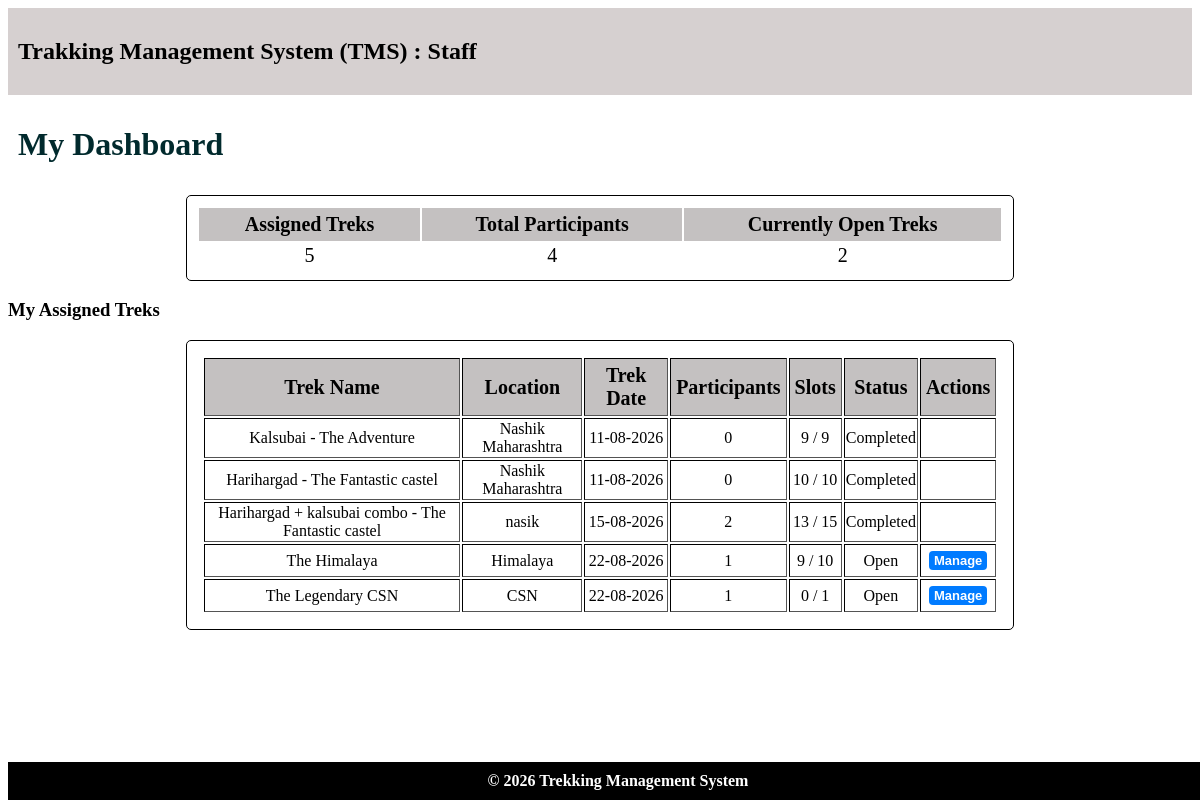
The page /staff/5 on the database as committed earlier.
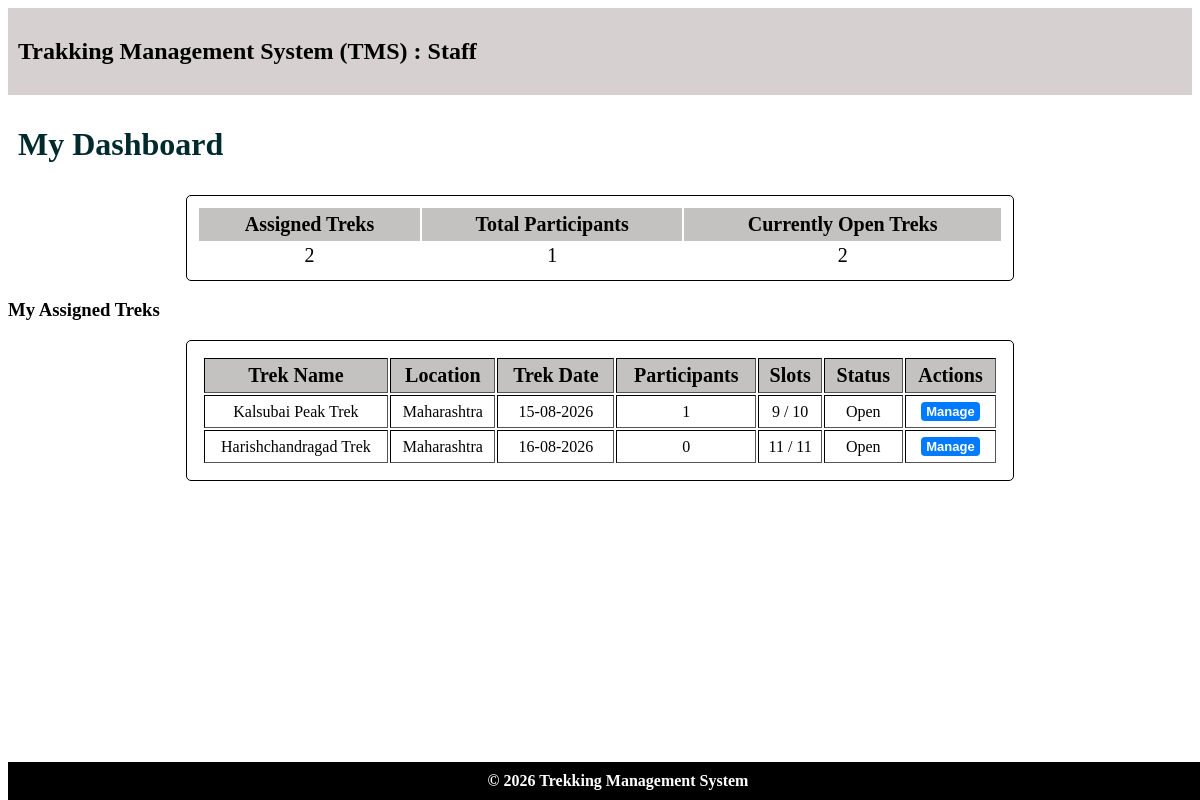
The same page on the database as committed later.
### models.py (models this page shows)
class Treks(db.Model):
    __tablename__ = "treks"
    trek_id = db.Column(db.Integer,primary_key=True)
    trek_name = db.Column(db.String, nullable=False)
    location = db.Column(db.String, nullable=False)
    duration_days = db.Column(db.Integer,nullable=False)
    total_slots = db.Column(db.Integer,nullable=False)
    avail_slots = db.Column(db.Integer,nullable=False)
    staff_id = db.Column(db.Integer,db.ForeignKey("staff_profiles.staff_id"),nullable=True)
    difficulty = db.Column(db.Integer,nullable=False, default=0)    # 0 = Easy, 1 = Moderate, 2 = Hard
    trek_status = db.Column(db.Integer,nullable=False,default=0)    # 0 = Pending, 1 = Approved, 2 = Open, 3 = Closed, 4 = Completed
    start_date = db.Column(db.Date,nullable=False)
    end_date = db.Column(db.Date, nullable=False)
    description = db.Column(db.String,nullable=False)
    bookings = db.relationship(
        "Bookings",
        cascade="all, delete",
        backref="treks"
    )

### controller.py (the view)
@app.route("/staff/<int:staff_id>")
def staff_dashboard(staff_id):
    staff = db.session.query(Staff_Profiles).filter(Staff_Profiles.staff_id == staff_id).first()
    if not staff:
        return "Staff not found."
    assigned_treks = db.session.query(Treks).filter(Treks.staff_id == staff_id,Treks.trek_status.in_([1,2,3,4])).all()
    assigned_count = len(assigned_treks)
    open_count = db.session.query(Treks).filter(Treks.staff_id == staff_id,Treks.trek_status == 2).count()
    total_participants = 0
    for trek in assigned_treks:
        total_participants += (trek.total_slots - trek.avail_slots)
    return render_template(
        "staff_dashboard.html",staff=staff,
        assigned_treks=assigned_treks,assigned_count=assigned_count,
        open_count=open_count,total_participants=total_participants)

### templates/staff_dashboard.html (shortened to what this page needs)
<!DOCTYPE html>
<html lang="en">
<head>
    <link rel="stylesheet" href="/static/main.css">
</head>
<body>
    <header>
        <h2>Trakking Management System (TMS) : Staff</h2>
    </header>
    <main>
        <h1>My Dashboard</h1>
        <table class="Dashboard">
            <tr><th>Assigned Treks</th><th>Total Participants</th><th>Currently Open Treks</th></tr>
            <tr><td>{{ assigned_count }}</td>
                <td>{{ total_participants }}</td>
                <td>{{ open_count }}</td></tr>
        </table>
        <h3>My Assigned Treks</h3>
        <table class="normal" border="1">
            <tr><th>Trek Name</th> <th>Location</th>   <th>Trek Date</th>   <th>Participants</th>   <th>Slots</th>   <th>Status</th>   <th>Actions</th></tr>
            {% for trek in assigned_treks %}
            <tr><td>{{ trek.trek_name }}</td>
                <td>{{ trek.location }}</td>
                <td>{{ trek.start_date.strftime('%d-%m-%Y') }}</td>
                <td>{{ trek.total_slots - trek.avail_slots }}</td>
                <td>{{ trek.avail_slots }} / {{ trek.total_slots }}</td>
                <td>
                    {% if trek.trek_status == 1 %}
                        Approved
                    {% elif trek.trek_status == 2 %}
                        Open
                    {% elif trek.trek_status == 3 %}
                        Closed
                    {% elif trek.trek_status == 4 %}
                        Completed
                    {% endif %}
                </td>
                <td>
                    {% if trek.trek_status==1 %}
                    <a href="{{ url_for('open_trek',trek_id=trek.trek_id,staff_id=staff.staff_id) }}"
                    class="btn-link btn-done">Open</a>
                    {% elif trek.trek_status in [2,3] %}
                    <a href="{{ url_for('staff_trek',trek_id=trek.trek_id, staff_id= staff.staff_id) }}"
                    class="btn-link">Manage</a>
                    {% endif %}
                </td>
            </tr>
            {% else %}
            <tr>
                <td colspan="7">No approved treks assigned to you till now!</td>
            </tr>
            {% endfor %}
        </table>
    </main>
    <footer>© 2026 Trekking Management System</footer>
</body>
</html>

Rows that differ between the two databases and show on the page:
no longer on this page (row edited): Treks: trek_name "Harihargad - The Fantastic castel", location "Nashik Maharashtra", start_date "11-08-2026", trek.total_slots-trek.avail_slots "0", avail_slots "10", total_slots "10", trek_status "Completed"
removed Treks: trek_name "Harihargad + kalsubai combo - The Fantastic castel", location "nasik", start_date "15-08-2026", trek.total_slots-trek.avail_slots "2", avail_slots "13", total_slots "15", trek_status "Completed"
no longer on this page (row edited): Treks: trek_name "The Himalaya", location "Himalaya", start_date "22-08-2026", trek.total_slots-trek.avail_slots "1", avail_slots "9", total_slots "10", trek_status "Open"
no longer on this page (row edited): Treks: trek_name "The Legendary CSN", location "CSN", start_date "22-08-2026", trek.total_slots-trek.avail_slots "1", avail_slots "0", total_slots "1", trek_status "Open"
changed Treks: trek_name "Kalsubai - The Adventure" → "Kalsubai Peak Trek"; location "Nashik Maharashtra" → "Maharashtra"; start_date "11-08-2026" → "15-08-2026"; trek.total_slots-trek.avail_slots "0" → "1"; total_slots "9" → "10"; trek_status "Completed" → "Open Manage"
added Treks: trek_name "Harishchandragad Trek", location "Maharashtra", start_date "16-08-2026", trek.total_slots-trek.avail_slots "0", avail_slots "11", total_slots "11", trek_status "Open"
Other text that changed with them:
{{ assigned_count }}: "5" → "2"
{{ total_participants }}: "4" → "1"
